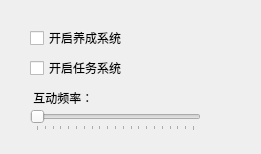
<?xml version="1.0" encoding="UTF-8"?>
<ui version="4.0">
 <class>SettingsWindow</class>
 <widget class="QWidget" name="SettingsWindow">
  <property name="geometry">
   <rect>
    <x>0</x>
    <y>0</y>
    <width>261</width>
    <height>154</height>
   </rect>
  </property>
  <property name="windowTitle">
   <string>Form</string>
  </property>
  <widget class="QCheckBox" name="checkBox">
   <property name="geometry">
    <rect>
     <x>30</x>
     <y>30</y>
     <width>111</width>
     <height>16</height>
    </rect>
   </property>
   <property name="text">
    <string>开启养成系统</string>
   </property>
  </widget>
  <widget class="QCheckBox" name="checkBox_2">
   <property name="geometry">
    <rect>
     <x>30</x>
     <y>60</y>
     <width>101</width>
     <height>16</height>
    </rect>
   </property>
   <property name="text">
    <string>开启任务系统</string>
   </property>
  </widget>
  <widget class="QSlider" name="horizontalSlider">
   <property name="geometry">
    <rect>
     <x>30</x>
     <y>110</y>
     <width>171</width>
     <height>21</height>
    </rect>
   </property>
   <property name="maximum">
    <number>100</number>
   </property>
   <property name="singleStep">
    <number>5</number>
   </property>
   <property name="pageStep">
    <number>0</number>
   </property>
   <property name="tracking">
    <bool>true</bool>
   </property>
   <property name="orientation">
    <enum>Qt::Horizontal</enum>
   </property>
   <property name="tickPosition">
    <enum>QSlider::TicksBelow</enum>
   </property>
   <property name="tickInterval">
    <number>5</number>
   </property>
  </widget>
  <widget class="QLabel" name="label">
   <property name="geometry">
    <rect>
     <x>30</x>
     <y>90</y>
     <width>71</width>
     <height>16</height>
    </rect>
   </property>
   <property name="text">
    <string> 互动频率：</string>
   </property>
  </widget>
 </widget>
 <resources/>
 <connections/>
</ui>
